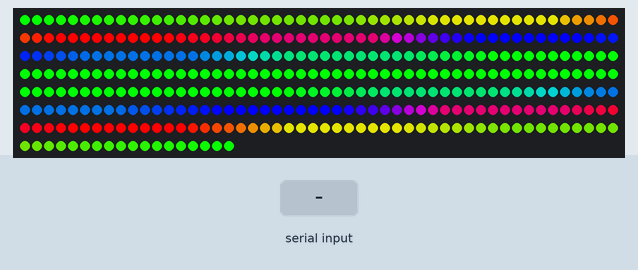
A sketch run on a simulated Arduino Uno, built with avr-gcc and run on an emulated ATmega328P. Parts: 368 RGB LEDs in strip order, left to right, continuing on the next row. Inputs (shaded band) come from the test bench. Colours are those a GRB WS2812 strip shows for the declared byte order; random numbers use the default seed unless the sketch sets one.

Above: at 1.2 s.
1.3 s: "1\n" received over Serial
At 1.9 s:
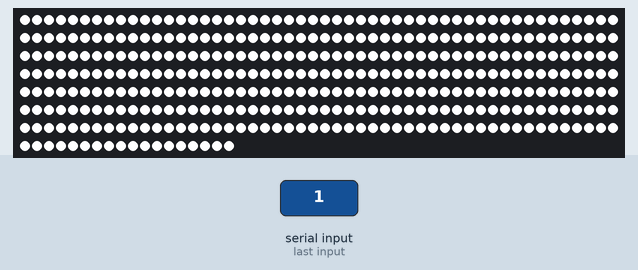
Timing chart, 0 to 4.3 s (numbered marks = the images above; inputs shaded):
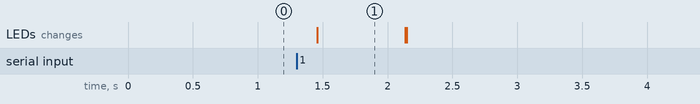

The sketch:

gradient-test.ino
```cpp
#include "FastLED.h"
#include "lib8tion.h"

#define NUM_LEDS 368

DEFINE_GRADIENT_PALETTE( sunset_gp ) {
  0,     255,  0,  0,   //magenta
255,   0,  0,  255 };   //violet

CRGBArray<NUM_LEDS> leds;
#define PIN 4

char dataString[50] = {0};
int a =0;
float t=0;

//CRGBPalette16 myPal = sunset_gp;
//CRGBPalette16 myPal = CloudColors_p;
CRGBPalette16 myPal = Rainbow_gp ;
CRGBSet top(leds(140,220));
CRGBSet side1(leds(0,139));
CRGBSet side2(leds(221,NUM_LEDS-1));

void fill_palette_circular(CRGB* L, uint16_t N, uint8_t startIndex,
                           const CRGBPalette16& pal, uint8_t brightness=255, TBlendType blendType=LINEARBLEND,
                           bool reversed=false)
{
    if (N == 0) return;  // avoiding div/0

    const uint16_t colorChange = 65535 / N;              // color change for each LED, * 256 for precision
    uint16_t colorIndex = ((uint16_t) startIndex) << 8;  // offset for color index, with precision (*256)

   for (uint16_t i = 0; i < N; ++i) {
        L[i] = ColorFromPalette(pal, (colorIndex >> 8), brightness, blendType);
        if (reversed) colorIndex -= colorChange;
        else colorIndex += colorChange;
    }
}

void setup()
{
  Serial.begin(9600);              //Starting serial communication
  FastLED.addLeds<WS2813, PIN, RGB>(leds, NUM_LEDS).setCorrection( TypicalLEDStrip );
  fill_solid(leds,leds.size(), CRGB::Black);
}

void loop() {
  uint8_t level = 64 + (quadwave8(t) / 3);
  t = t + 0.1;
  if (t > 255) t=0;

  fill_solid(top, top.size(), ColorFromPalette(myPal, 255));
  fill_palette_circular(side1, side1.size(), 0, myPal,255,LINEARBLEND,false);
  fill_palette_circular(side2, side2.size(), 0, myPal,255,LINEARBLEND,true);

  FastLED.show();

  if (Serial.available() > 0) {
    String data = Serial.readStringUntil('\n');
    flashPortal(200);
//    if (data == "forward")
//      meteorRain(0x24,0x32,0xff, 10, 64, true, 2, true);
//    else if (data == "backward")
//      meteorRain(0xFF, 0x63, 0x78, 10, 64, true, 2, false);
  }
}

void setPixel(int Pixel, byte red, byte green, byte blue) {
  if (Pixel >= 0 && Pixel < NUM_LEDS)
  {
    leds[Pixel].r = red;
    leds[Pixel].g = green;
    leds[Pixel].b = blue;
  }
}

void setAll(byte red, byte green, byte blue) {
  for(int i = 0; i < NUM_LEDS; i++ ) {
    setPixel(i, red, green, blue);
  }
   FastLED.show();
}

void flashPortal(int delayTime)
{
  for (int i=0; i<10; i++)
  {
    for (int j=0; j<NUM_LEDS; j++)
    {
      leds[j] += CRGB(32,32,32);
    }
    FastLED.show();
  }
  delay(delayTime);
  for (int i=0; i<25; i++)
  {
    leds.fadeToBlackBy(10);
    FastLED.show();
  }
}

void triggerPortal(int size)
{
  CRGB restoreColor = leds[0];
  int mid = NUM_LEDS/2; // = 184 because 368 pixels

  for (int i=0; i < mid+size; i++)
  {
    int posL = mid - i - 1;
    int posR = mid + i;
    setPixel(posL, 0, 0, 0);
    setPixel(posR, 0, 0, 0);
    if (posL + size < mid)
    {
      leds[posL + size] = restoreColor;
    }
    if (posR - size >= mid)
    {
      leds[posR - size] = restoreColor;
    }
    FastLED.show();
  }
}

void meteorRain(byte red, byte green, byte blue, byte meteorSize, byte meteorTrailDecay, boolean meteorRandomDecay, int SpeedDelay, boolean forward) {
  setAll(0,0,0);

  if (forward)
  {
    for(int i = 0; i < NUM_LEDS+NUM_LEDS; i++) {


      // fade brightness all LEDs one step
      for(int j=0; j<NUM_LEDS; j++) {
        if( (!meteorRandomDecay) || (random(10)>5) ) {
          fadeToBlack(j, meteorTrailDecay );
        }
      }

      // draw meteor
      for(int j = 0; j < meteorSize; j++) {
        if( ( i-j <NUM_LEDS) && (i-j>=0) ) {
          setPixel(i-j, red, green, blue);
        }
      }

      FastLED.show();
      delay(SpeedDelay);
    }
  }
  else
  {
    for(int i = NUM_LEDS-1; i > -NUM_LEDS; i--) {


      // fade brightness all LEDs one step
      for(int j=0; j<NUM_LEDS; j++) {
        if( (!meteorRandomDecay) || (random(10)>5) ) {
          fadeToBlack(j, meteorTrailDecay );
        }
      }

      // draw meteor
      for(int j = 0; j < meteorSize; j++) {
        if( ( i+j < NUM_LEDS) && (i+j>=0) ) {
          setPixel(i+j, red, green, blue);
        }
      }

      FastLED.show();
      delay(SpeedDelay);
    }
  }
}

void fadeToBlack(int ledNo, byte fadeValue) {
   leds[ledNo].fadeToBlackBy( fadeValue );
}
```

Measured:
- after the input at 1.3 s, the LEDs: change after 0.16 s (image 1)
